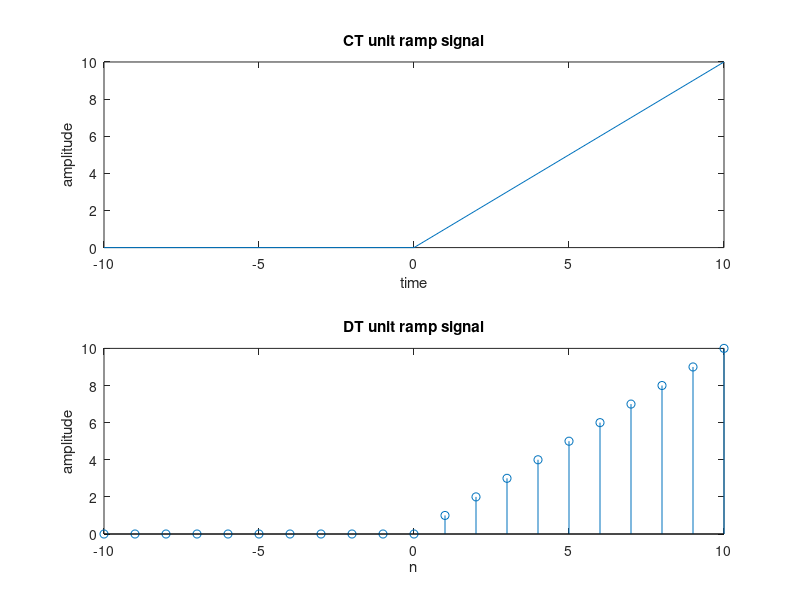

Source code (MATLAB):
clc
clear all
close all
t=-10:10;
a=length(t);
x=1;
while x<=a
  if t(x) >= 0
    ramp(x)=t(x);
  else
    ramp(x)=0;
  end
  x=x+1;
end
subplot(2,1,1);
plot(t,ramp);
xlabel('time');
ylabel('amplitude');
title('CT unit ramp signal');

n=-10:10;
b=length(n);
y=1;
while y<=b
  if n(y) >= 0
    rampd(y)=n(y);
  else
    rampd(y)=0;
  end
  y=y+1;
end
subplot(2,1,2);
stem(n,rampd);
xlabel('n');
ylabel('amplitude');
title('DT unit ramp signal');
